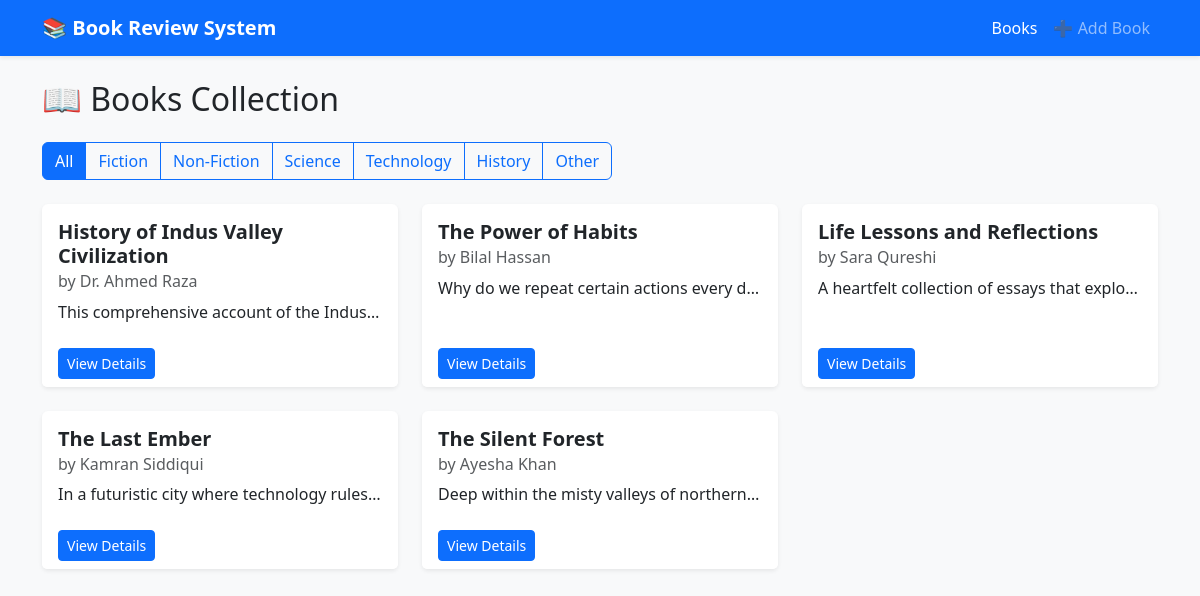
Before: / with the older database file.
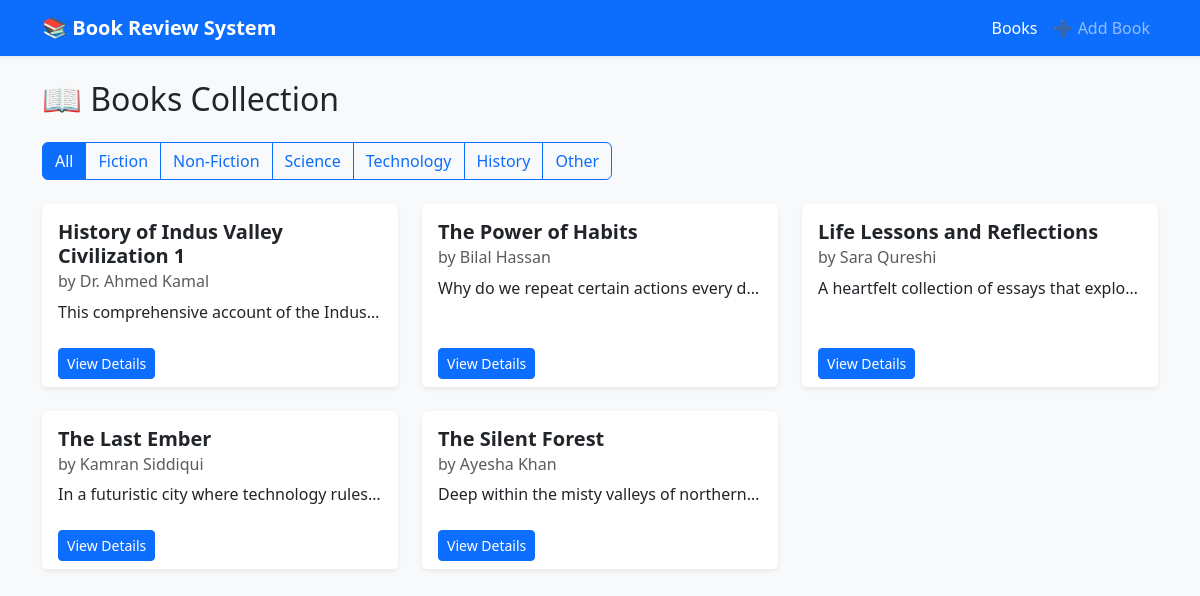
After: the same page with the newer database file.
### book/models.py (models this page shows, shortened)
class Book(models.Model):
    GENRE_CHOICES = [
        ('fiction', 'Fiction'),
        ('non_fiction', 'Non-Fiction'),
        ('science', 'Science'),
        ('technology', 'Technology'),
        ('history', 'History'),
        ('other', 'Other'),
    ]
    title = models.CharField(max_length=200)
    author = models.CharField(max_length=200)
    description = models.TextField()
    genre = models.CharField(max_length=20,choices=GENRE_CHOICES)
    isbn = models.CharField('ISBN',max_length=13,unique=True)
    publication_date = models.DateField()
    average_rating = models.DecimalField(
        max_digits=3,
        decimal_places=2,
        validators=[MinLengthValidator(0),MaxLengthValidator(5)],
        default=0
    )
    created_at = models.DateTimeField(auto_now_add=True)
    updated_at = models.DateTimeField(auto_now=True)

### book/views.py (the view)
# urls.py: path('',views.book_list, name='book_list'),
def book_list(request):
    genre = request.GET.get('genre')
    if genre:
        books = Book.objects.filter(genre=genre).order_by('-created_at')
    else:
        books = Book.objects.all().order_by('-created_at')
    return render(request,'book/book_list.html',{'books':books},)

### book/templates/book/book_list.html (shortened to what this page needs)
{% extends "book/base.html" %}
{% block content %}
<h2 class="mb-4">📖 Books Collection</h2>
<div class="row mb-4">
    <div class="col">
        <div class="btn-group" role="group">
            <a href="{% url 'book_list' %}"
               class="btn btn-outline-primary {% if not request.GET.genre %}active{% endif %}">
               All
            </a>
            {% for key, value in books.model.GENRE_CHOICES %}
                <a href="?genre={{ key }}"
                   class="btn btn-outline-primary {% if request.GET.genre == key %}active{% endif %}">
                   {{ value }}
                </a>
            {% endfor %}
        </div>
    </div>
</div>
<div class="row row-cols-1 row-cols-md-2 row-cols-lg-3 g-4">
    {% for book in books %}
        <div class="col">
            <div class="card h-100 shadow-sm border-0">
                <div class="card-body">
                    <h5 class="card-title fw-bold">{{ book.title }}</h5>
                    <h6 class="card-subtitle mb-2 text-muted">by {{ book.author }}</h6>
                    <p class="card-text text-truncate" style="max-height: 4.5em; overflow: hidden;">
                        {{ book.description|truncatewords:30 }}
                    </p>
                </div>
                <div class="card-footer bg-white border-0">
                    <a href="{% url 'book_detail' book.pk %}" class="btn btn-sm btn-primary">View Details</a>
                </div>
            </div>
        </div>
    {% empty %}
        <div class="col-12">
            <div class="alert alert-info">No books found.</div>
        </div>
    {% endfor %}
</div>
{% endblock content %}

### book/templates/book/base.html (shortened to what this page needs)
<!DOCTYPE html>
<html lang="en">
<head>
    <link href="https://cdn.jsdelivr.net/npm/bootstrap@5.3.2/dist/css/bootstrap.min.css" rel="stylesheet">
</head>
<body class="bg-light">
    <nav class="navbar navbar-expand-lg navbar-dark bg-primary shadow-sm">
        <div class="container">
            <a class="navbar-brand fw-bold" href="{% url 'book_list' %}">📚 Book Review System</a>
            <div class="collapse navbar-collapse" id="navbarNav">
                <ul class="navbar-nav ms-auto">
                    <li class="nav-item">
                        <a class="nav-link {% if request.resolver_match.url_name == 'book_list' %}active{% endif %}"
                           href="{% url 'book_list' %}">Books</a>
                    </li>
                    <li class="nav-item">
                        <a class="nav-link {% if request.resolver_match.url_name == 'book-create' %}active{% endif %}"
                           href="{% url 'book-create' %}">➕ Add Book</a>
                    </li>
                </ul>
            </div>
        </div>
    </nav>
    <div class="container my-4">
        {% block content %}
        {% endblock %}
    </div>
</body>
</html>

Changed rows visible on the page:
changed Book "This comprehensive account of the Indus…": title "History of Indus Valley Civilization" → "History of Indus Valley Civilization 1"; author "Dr. Ahmed Raza" → "Dr. Ahmed Kamal"
